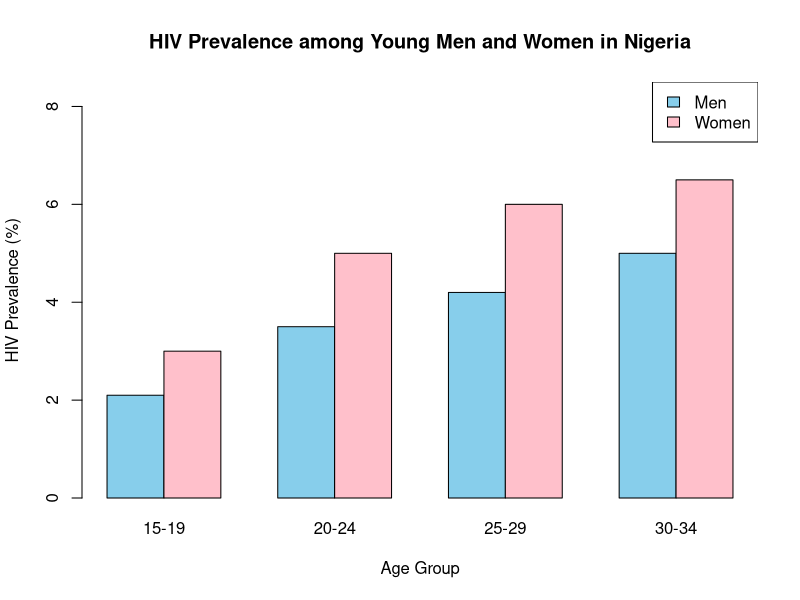

The R script that drew this image:
# -----------------------------
# Simulate HIV prevalence data
# -----------------------------
age_groups <- c("15-19", "20-24", "25-29", "30-34")
men <- c(2.1, 3.5, 4.2, 5.0)    # % HIV prevalence among young men
women <- c(3.0, 5.0, 6.0, 6.5)  # % HIV prevalence among young women

# Combine into a data frame
hiv_data <- data.frame(
  Age = age_groups,
  Men = men,
  Women = women
)

print(hiv_data)

# -----------------------------
# Save plot as JPEG
# -----------------------------
jpeg(filename = "hiv_prevalence_nigeria.jpeg", width = 1000, height = 600)

# Set up plot area
barplot(
  t(as.matrix(hiv_data[,2:3])),   # Transpose for grouped bars
  beside = TRUE,                  # Separate bars
  col = c("skyblue", "pink"),     # Colors for men and women
  names.arg = hiv_data$Age,
  main = "HIV Prevalence among Young Men and Women in Nigeria",
  xlab = "Age Group",
  ylab = "HIV Prevalence (%)",
  ylim = c(0, max(hiv_data[,2:3]) + 2)
)
legend("topright", legend = c("Men", "Women"), fill = c("skyblue", "pink"))

# Close JPEG device
dev.off()

cat("HIV prevalence plot saved as hiv_prevalence_nigeria.jpeg\n")
